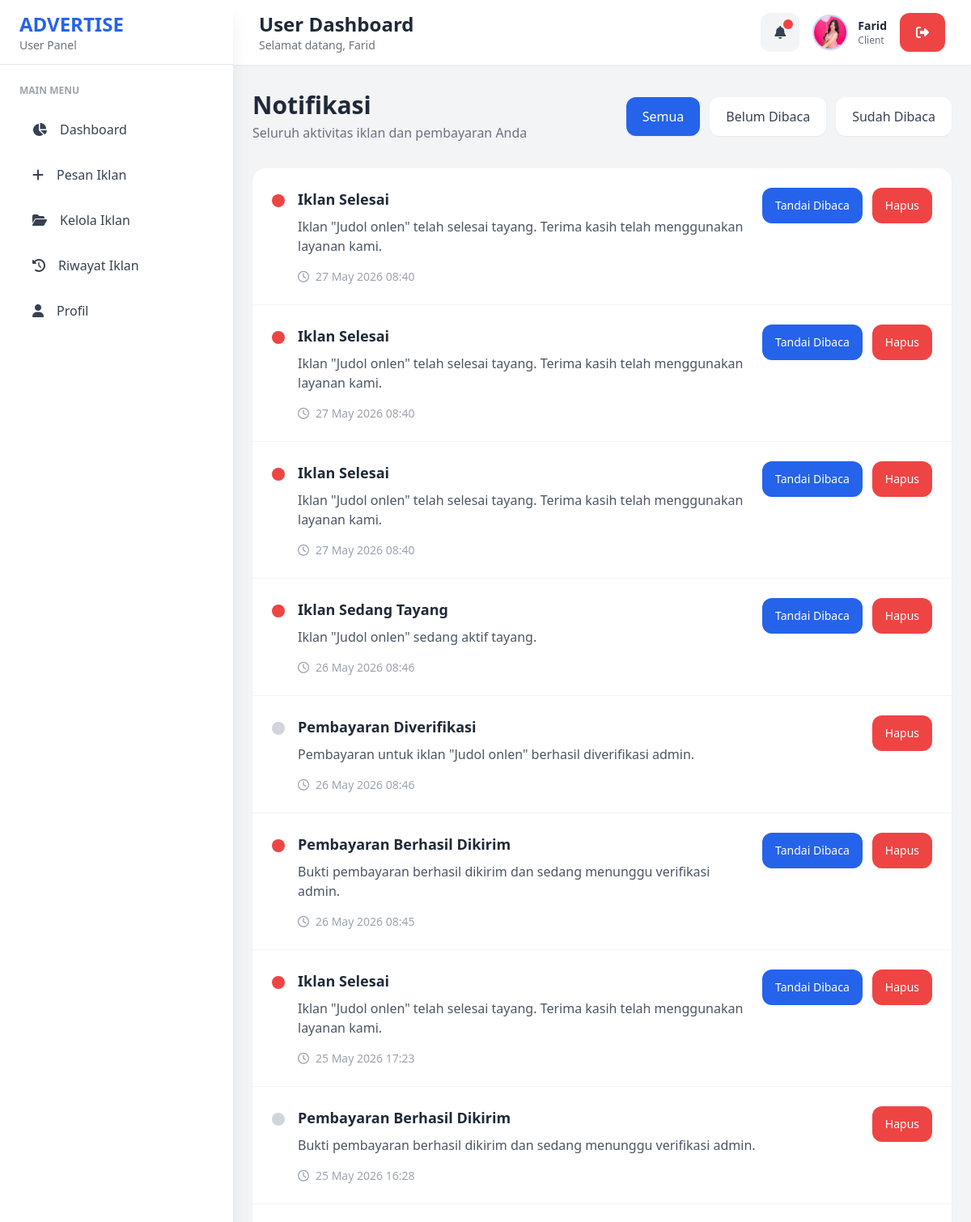
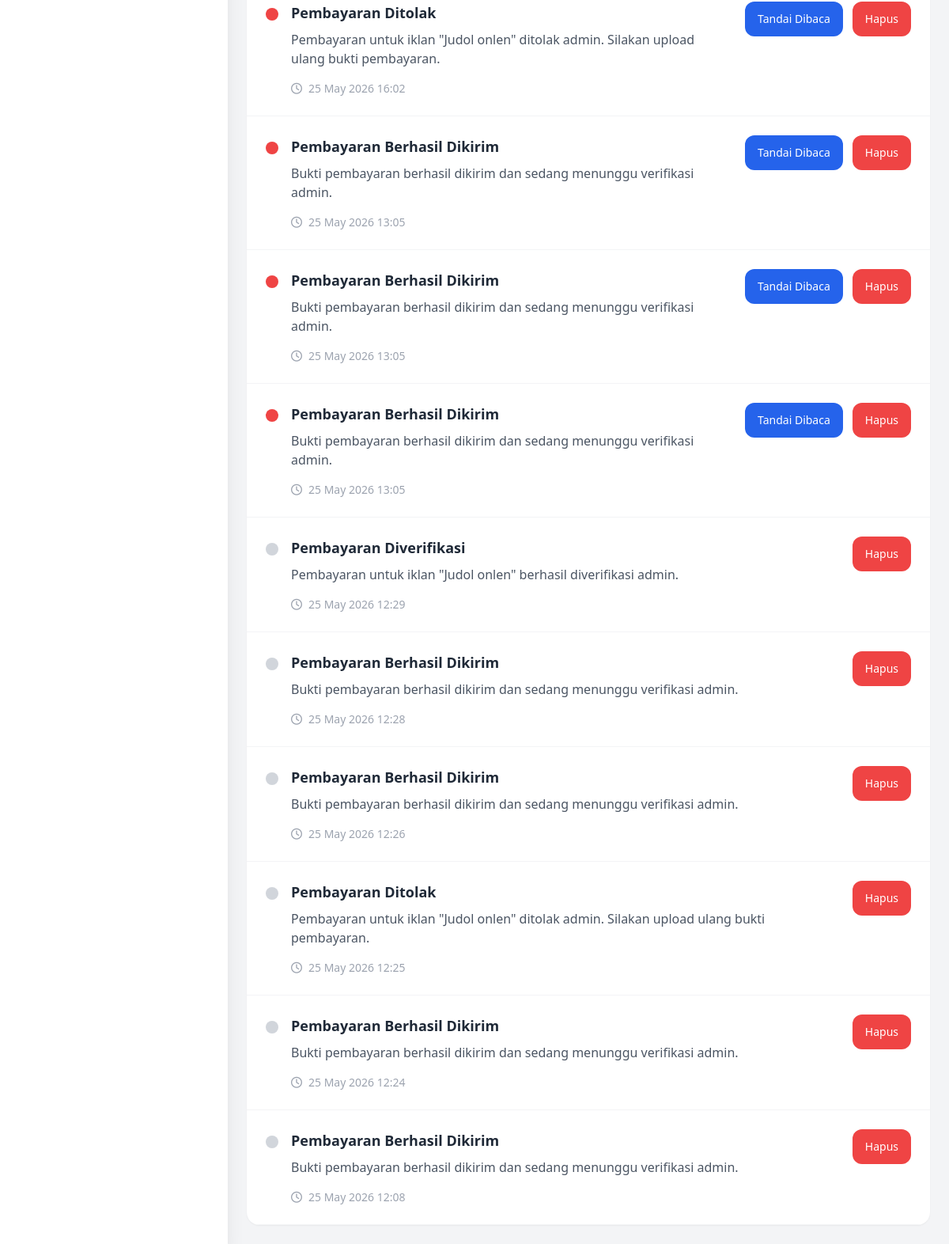
The app's page /sistem-manajemen-iklan/user/notifikasi/index.php (signed in) with its own data (2 pictures, top to bottom).
### tables this page shows
CREATE TABLE `users` (
  `id` int NOT NULL,
  `nama` varchar(100) NOT NULL,
  `email` varchar(100) NOT NULL,
  `password` varchar(255) NOT NULL,
  `role` enum('admin','user') DEFAULT 'user',
  `created_at` timestamp NULL DEFAULT CURRENT_TIMESTAMP,
  `foto` varchar(255) DEFAULT NULL,
  `no_telp` varchar(20) DEFAULT NULL,
  `alamat` text
);

CREATE TABLE `notifications` (
  `id` int NOT NULL,
  `user_id` int NOT NULL,
  `iklan_id` int DEFAULT NULL,
  `title` varchar(255) NOT NULL,
  `message` text NOT NULL,
  `is_read` enum('0','1') DEFAULT '0',
  `created_at` timestamp NULL DEFAULT CURRENT_TIMESTAMP,
  `target_role` enum('user','admin') DEFAULT 'user'
);

### sistem-manajemen-iklan/user/notifikasi/index.php (the view, shortened to what this page needs)
<?php
include "../../config/koneksi.php";
$user_id = $_SESSION['id'];
$filter = isset($_GET['filter'])
    ? $_GET['filter']
    : 'all';
$where = "";
$query = mysqli_query($conn,
    "SELECT *
     FROM notifications
     WHERE user_id='$user_id'
     $where
     ORDER BY id DESC"
);
?>
<!DOCTYPE html>
<html lang="id">
<head>
    <script src="https://cdn.tailwindcss.com"></script>
    <link rel="stylesheet"
          href="https://cdnjs.cloudflare.com/ajax/libs/font-awesome/6.5.1/css/all.min.css">
</head>
<body class="bg-gray-100 overflow-x-hidden">
<?php include "../layouts/sidebar.php"; ?>
<?php include "../layouts/topbar.php"; ?>
<div class="lg:ml-72 pt-24 sm:pt-28 p-4 sm:p-6">
    <div class="flex flex-col lg:flex-row lg:items-center lg:justify-between gap-5 mb-8">
        <div>
            <h1 class="text-2xl sm:text-3xl font-bold text-gray-800">
                Notifikasi
            </h1>
            <p class="text-sm sm:text-base text-gray-500 mt-1">
                Seluruh aktivitas iklan dan pembayaran Anda
            </p>
        </div>
        <div class="flex flex-wrap gap-3">
            <a href="?filter=all"
               class="<?= $filter == 'all'
                    ? 'bg-blue-600 text-white'
                    : 'bg-white text-gray-700'; ?>
                    px-4 sm:px-5 py-3 rounded-xl shadow-sm
                    text-sm sm:text-base
                    hover:shadow-md transition">
                Semua
            </a>
            <a href="?filter=unread"
               class="<?= $filter == 'unread'
                    ? 'bg-orange-500 text-white'
                    : 'bg-white text-gray-700'; ?>
                    px-4 sm:px-5 py-3 rounded-xl shadow-sm
                    text-sm sm:text-base
                    hover:shadow-md transition">
                Belum Dibaca
            </a>
            <a href="?filter=read"
               class="<?= $filter == 'read'
                    ? 'bg-green-600 text-white'
                    : 'bg-white text-gray-700'; ?>
                    px-4 sm:px-5 py-3 rounded-xl shadow-sm
                    text-sm sm:text-base
                    hover:shadow-md transition">
                Sudah Dibaca
            </a>
        </div>
    </div>
    <div class="bg-white rounded-2xl shadow-sm overflow-hidden">
        <?php if(mysqli_num_rows($query) > 0) : ?>
            <?php while($notif = mysqli_fetch_assoc($query)) : ?>
                <div class="border-b border-gray-100 hover:bg-gray-50 transition">
                    <div class="p-4 sm:p-6 flex flex-col lg:flex-row lg:justify-between gap-5">
                        <div class="flex gap-4 flex-1 min-w-0">
                            <div class="pt-2">
                                <?php if($notif['is_read'] == '0') : ?>
                                    <div class="w-3 h-3 sm:w-4 sm:h-4 bg-red-500 rounded-full"></div>
                                <?php else : ?>
                                    <div class="w-3 h-3 sm:w-4 sm:h-4 bg-gray-300 rounded-full"></div>
                                <?php endif; ?>
                            </div>
                            <div class="flex-1 min-w-0">
                                <h3 class="text-base sm:text-lg font-semibold text-gray-800 mb-2 break-words">
                                    <?= htmlspecialchars($notif['title']); ?>
                                </h3>
                                <p class="text-sm sm:text-base text-gray-600 leading-relaxed break-words">
                                    <?= htmlspecialchars($notif['message']); ?>
                                </p>
                                <div class="flex items-center gap-2 mt-4 text-xs sm:text-sm text-gray-400">
                                    <i class="fa-regular fa-clock"></i>
                                    <?= date(
                                        'd M Y H:i',
                                        strtotime($notif['created_at'])
                                    ); ?>
                                </div>
                            </div>
                        </div>
                        <div class="flex flex-col sm:flex-row gap-3 lg:items-start">
                            <?php if($notif['is_read'] == '0') : ?>
                                <a href="read.php?id=<?= $notif['id']; ?>"
                                   class="bg-blue-600 hover:bg-blue-700 transition text-white px-4 py-3 rounded-xl text-sm text-center whitespace-nowrap">
                                    Tandai Dibaca
                                </a>
                            <?php endif; ?>
                            <a href="hapus.php?id=<?= $notif['id']; ?>"
                               onclick="return confirm('Hapus notifikasi ini?')"
                               class="bg-red-500 hover:bg-red-600 transition text-white px-4 py-3 rounded-xl text-sm text-center whitespace-nowrap">
                                Hapus
                            </a>
                        </div>
                    </div>
                </div>
            <?php endwhile; ?>
        <?php endif; ?>
    </div>
</div>
</body>
</html>

### sistem-manajemen-iklan/user/layouts/topbar.php (shortened to what this page needs)
<?php
include "../../config/koneksi.php";
$user_id = $_SESSION['id'];
$queryUser = mysqli_query($conn,
    "SELECT foto, nama
     FROM users
     WHERE id='$user_id'"
);
$user = mysqli_fetch_assoc($queryUser);
$queryUnread = mysqli_query($conn,
    "SELECT COUNT(*) as total
     FROM notifications
     WHERE user_id='$user_id'
     AND is_read='0'"
);
$unread = mysqli_fetch_assoc($queryUnread);
$inisial = strtoupper(
    substr($user['nama'], 0, 1)
);
?>
<div class="fixed top-0 left-0 lg:left-72 right-0 h-20 bg-white shadow-sm z-30">
    <div class="h-full px-4 sm:px-6 lg:px-8 flex items-center justify-between gap-4">
        <div class="flex items-center gap-4 min-w-0">
            <div class="min-w-0">
                <h2 class="text-lg sm:text-2xl font-bold text-gray-800 truncate">
                    User Dashboard
                </h2>
                <p class="text-xs sm:text-sm text-gray-500 truncate">
                    Selamat datang,
                    <?= $_SESSION['nama']; ?>
                </p>
            </div>
        </div>
        <div class="flex items-center gap-2 sm:gap-4 flex-shrink-0">
            <div class="relative">
                <button id="notifButton"
                        class="relative w-11 h-11 sm:w-12 sm:h-12 rounded-xl bg-gray-100 hover:bg-gray-200 transition flex items-center justify-center">
                    <i class="fa-solid fa-bell text-gray-700"></i>
                    <?php if($unread['total'] > 0) : ?>
                        <span class="absolute top-2 right-2 w-3 h-3 bg-red-500 rounded-full animate-pulse"></span>
                    <?php endif; ?>
                </button>
            </div>
            <div class="hidden sm:flex items-center gap-3">
                <?php if(!empty($user['foto'])) : ?>
                    <img src="../../assets/uploads/profil/<?= $user['foto']; ?>"
                         class="w-11 h-11 rounded-full object-cover border-2 border-blue-200 shadow-sm">
                <?php else : ?>
                    <div class="w-11 h-11 rounded-full bg-gradient-to-r from-blue-500 to-indigo-600 flex items-center justify-center text-white font-bold shadow-sm">
                        <?= $inisial; ?>
                    </div>
                <?php endif; ?>
                <div class="hidden md:block">
                    <p class="font-semibold text-sm text-gray-800">
                        <?= $user['nama']; ?>
                    </p>
                    <p class="text-xs text-gray-500">
                        Client
                    </p>
                </div>
            </div>
            <button id="logoutButton"
                    class="bg-red-500 hover:bg-red-600 transition text-white px-4 sm:px-5 py-3 rounded-xl shadow-sm">
                <i class="fa-solid fa-right-from-bracket"></i>
            </button>
        </div>
    </div>
</div>

### records on screen
users: foto (picture), nama "Farid"
notifications: is_read "0" (drawn), title "Iklan Selesai", message "Iklan \"Judol onlen\" telah selesai tayang. Terima kasih telah menggunakan layanan kami.", created_at "27 May 2026 08:40"
notifications: is_read "0" (drawn), title "Iklan Selesai", message "Iklan \"Judol onlen\" telah selesai tayang. Terima kasih telah menggunakan layanan kami.", created_at "27 May 2026 08:40"
notifications: is_read "0" (drawn), title "Iklan Selesai", message "Iklan \"Judol onlen\" telah selesai tayang. Terima kasih telah menggunakan layanan kami.", created_at "27 May 2026 08:40"
notifications: is_read "0" (drawn), title "Iklan Sedang Tayang", message "Iklan \"Judol onlen\" sedang aktif tayang.", created_at "26 May 2026 08:46"
notifications: is_read "1" (drawn), title "Pembayaran Diverifikasi", message "Pembayaran untuk iklan \"Judol onlen\" berhasil diverifikasi admin.", created_at "26 May 2026 08:46"
notifications: is_read "0" (drawn), title "Pembayaran Berhasil Dikirim", message "Bukti pembayaran berhasil dikirim dan sedang menunggu verifikasi admin.", created_at "26 May 2026 08:45"
notifications: is_read "0" (drawn), title "Iklan Selesai", message "Iklan \"Judol onlen\" telah selesai tayang. Terima kasih telah menggunakan layanan kami.", created_at "25 May 2026 17:23"
notifications: is_read "1" (drawn), title "Pembayaran Berhasil Dikirim", message "Bukti pembayaran berhasil dikirim dan sedang menunggu verifikasi admin.", created_at "25 May 2026 16:28"
notifications: is_read "0" (drawn), title "Pembayaran Ditolak", message "Pembayaran untuk iklan \"Judol onlen\" ditolak admin. Silakan upload ulang bukti pembayaran.", created_at "25 May 2026 16:02"
notifications: is_read "0" (drawn), title "Pembayaran Berhasil Dikirim", message "Bukti pembayaran berhasil dikirim dan sedang menunggu verifikasi admin.", created_at "25 May 2026 13:05"
notifications: is_read "0" (drawn), title "Pembayaran Berhasil Dikirim", message "Bukti pembayaran berhasil dikirim dan sedang menunggu verifikasi admin.", created_at "25 May 2026 13:05"
notifications: is_read "0" (drawn), title "Pembayaran Berhasil Dikirim", message "Bukti pembayaran berhasil dikirim dan sedang menunggu verifikasi admin.", created_at "25 May 2026 13:05"
notifications: is_read "1" (drawn), title "Pembayaran Diverifikasi", message "Pembayaran untuk iklan \"Judol onlen\" berhasil diverifikasi admin.", created_at "25 May 2026 12:29"
notifications: is_read "1" (drawn), title "Pembayaran Berhasil Dikirim", message "Bukti pembayaran berhasil dikirim dan sedang menunggu verifikasi admin.", created_at "25 May 2026 12:28"
notifications: is_read "1" (drawn), title "Pembayaran Berhasil Dikirim", message "Bukti pembayaran berhasil dikirim dan sedang menunggu verifikasi admin.", created_at "25 May 2026 12:26"
notifications: is_read "1" (drawn), title "Pembayaran Ditolak", message "Pembayaran untuk iklan \"Judol onlen\" ditolak admin. Silakan upload ulang bukti pembayaran.", created_at "25 May 2026 12:25"
notifications: is_read "1" (drawn), title "Pembayaran Berhasil Dikirim", message "Bukti pembayaran berhasil dikirim dan sedang menunggu verifikasi admin.", created_at "25 May 2026 12:24"
notifications: is_read "1" (drawn), title "Pembayaran Berhasil Dikirim", message "Bukti pembayaran berhasil dikirim dan sedang menunggu verifikasi admin.", created_at "25 May 2026 12:08"

### other values on screen
$_SESSION['nama'] "Farid"
